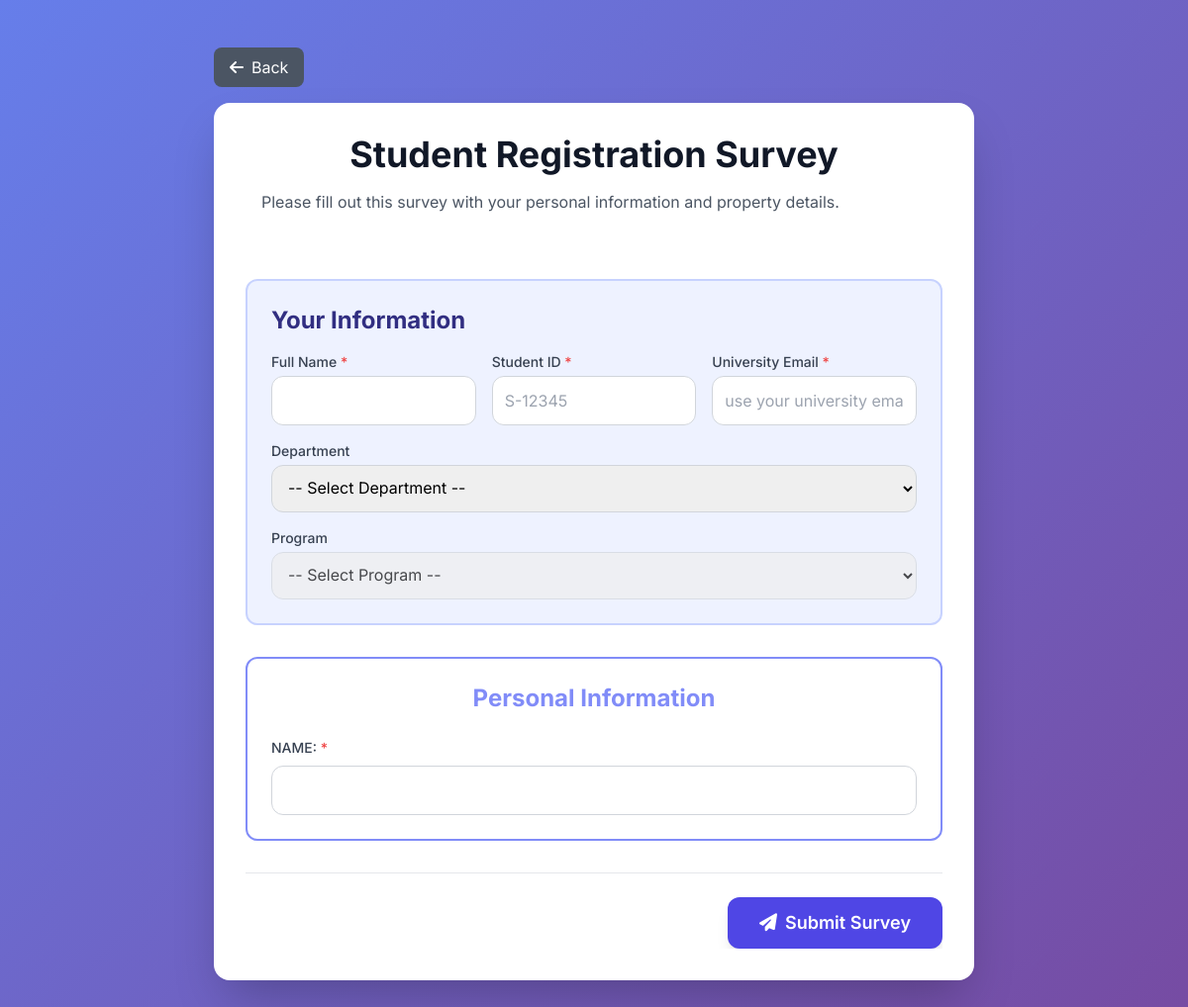
The page /survey/SURV-B34291B1/ on the database its author committed.
### core/models.py (models this page shows, shortened)
class Survey(models.Model):
    STATUS_CHOICES = [
        ("draft", "Draft"),
        ("active", "Active"),
        ("closed", "Closed"),
    ]
    RECIPIENT_CHOICES = [
        ("students", "Students Only"),
        ("owners", "Property Owners Only"),
        ("both", "Both Students & Owners"),
    ]
    EMAIL_VALIDATION_CHOICES = [
        ("none", "No Validation"),
        ("gmail", "Gmail Only"),
        ("university", "University Email Only"),
        ("both", "Gmail or University Email"),
    ]
    school = models.ForeignKey(School, on_delete=models.CASCADE, related_name="surveys")
    title = models.CharField(max_length=200)
    description = models.TextField(blank=True)
    category = models.CharField(
        max_length=100, blank=True, default="Student Registration"
    )
    status = models.CharField(max_length=20, choices=STATUS_CHOICES, default="draft")
    recipient_type = models.CharField(
        max_length=20,
        choices=RECIPIENT_CHOICES,
        default="students",
        help_text="Who should receive this survey"
    )
    unique_code = models.CharField(
        max_length=50, unique=True, help_text="Unique code for survey link"
    )
    email_validation = models.CharField(
        max_length=20,
        choices=EMAIL_VALIDATION_CHOICES,
        default="both",
        help_text="Email validation requirement for student emails",
    )
    require_property_info = models.BooleanField(
        default=True,
        help_text="Require students to provide property owner email/property information",
    )
    created_by = models.ForeignKey(
        User, on_delete=models.SET_NULL, null=True, related_name="created_surveys"
    )
    created_at = models.DateTimeField(auto_now_add=True)
    updated_at = models.DateTimeField(auto_now=True)
    class Meta:
        ordering = ["-created_at"]

class SurveySection(models.Model):
    survey = models.ForeignKey(
        Survey, on_delete=models.CASCADE, related_name="sections"
    )
    title = models.CharField(max_length=200)
    order = models.PositiveIntegerField(default=0)
    color = models.CharField(
        max_length=7, default="#818cf8", help_text="Hex color code for section styling"
    )
    created_at = models.DateTimeField(auto_now_add=True)
    class Meta:
        ordering = ["order", "id"]

class SurveyQuestion(models.Model):
    QUESTION_TYPE_CHOICES = [
        ("text_short", "Text (Short Answer)"),
        ("text_long", "Paragraph (Long Answer)"),
        ("multiple_choice", "Multiple Choice (Single Select)"),
        ("checkbox", "Select Multiple (Checkboxes)"),
        ("rating", "Rating (1-5 Stars)"),
        ("date", "Date Picker"),
    ]
    section = models.ForeignKey(
        SurveySection, on_delete=models.CASCADE, related_name="questions"
    )
    text = models.TextField()
    question_type = models.CharField(
        max_length=20, choices=QUESTION_TYPE_CHOICES, default="text_short"
    )
    options = models.JSONField(
        default=list,
        blank=True,
        help_text="Options for multiple choice/checkbox questions",
    )
    is_required = models.BooleanField(default=True)
    order = models.PositiveIntegerField(default=0)
    created_at = models.DateTimeField(auto_now_add=True)
    class Meta:
        ordering = ["order", "id"]

### admin_panel/views.py (the view, shortened to what this page needs)
# urls.py: path('survey/<str:unique_code>/', survey_take, name='survey_take'),
def survey_take(request, unique_code):
    survey = get_object_or_404(Survey, unique_code=unique_code, status='active')
    sections = survey.sections.all().prefetch_related('questions').order_by('order')
    survey_messages = []
    sections = survey.sections.all().prefetch_related('questions')
    departments = Department.objects.filter(school=survey.school, is_active=True).order_by('name')
    programs = Program.objects.filter(department__school=survey.school, is_active=True).select_related('department').order_by('name')
    context = {
        'survey': survey,
        'sections': sections,
        'survey_messages': survey_messages,
        'departments': departments,
        'programs': programs,
    }
    return render(request, 'admin_panel/survey_take.html', context)

### templates/admin_panel/survey_take.html (shortened to what this page needs)
<!DOCTYPE html>
<html lang="en">
<head>
    <script src="https://cdn.tailwindcss.com"></script>
    <link rel="stylesheet" href="https://cdnjs.cloudflare.com/ajax/libs/font-awesome/6.4.0/css/all.min.css" />
</head>
<body>
<div class="survey-container">
    <div class="mb-4">
        <button onclick="window.history.back();" class="px-4 py-2 bg-gray-600 text-white rounded-lg hover:bg-gray-700 transition flex items-center gap-2">
            <i class="fas fa-arrow-left"></i>Back
        </button>
    </div>
    <div class="bg-white p-8 rounded-2xl shadow-2xl overflow-x-hidden" style="max-width: 100%; box-sizing: border-box;">
        <header class="mb-8 text-center overflow-x-hidden">
            <h1 class="text-4xl font-bold text-gray-900 mb-2 break-words" style="word-break: break-word; overflow-wrap: break-word; max-width: 100%;">{{ survey.title }}</h1>
            <p class="text-gray-600 break-words text-left px-4 mt-4" style="word-break: break-word; overflow-wrap: break-word; max-width: 100%; white-space: normal; line-height: 1.6; overflow-x: hidden;">{{ survey.description }}</p>
        </header>
        <form method="post" class="space-y-8 overflow-x-hidden">
            <div class="bg-indigo-50 p-6 rounded-xl border-2 border-indigo-200 overflow-x-hidden" style="max-width: 100%; box-sizing: border-box;">
                <h2 class="text-2xl font-bold text-indigo-900 mb-4 break-words" style="word-break: break-word; overflow-wrap: break-word; max-width: 100%;">Your Information</h2>
                <div class="space-y-4 overflow-x-hidden">
                    <div class="grid grid-cols-1 md:grid-cols-3 gap-4">
                        <div>
                            <label class="block text-sm font-medium text-gray-700 mb-1">Full Name <span class="text-red-500">*</span></label>
                            <input type="text" name="student_name" required
                                   class="w-full p-3 border border-gray-300 rounded-xl focus:ring-indigo-500 focus:border-indigo-500">
                        </div>
                        <div>
                            <label class="block text-sm font-medium text-gray-700 mb-1">Student ID <span class="text-red-500">*</span></label>
                            <input type="text" name="student_id" required
                                   class="w-full p-3 border border-gray-300 rounded-xl focus:ring-indigo-500 focus:border-indigo-500"
                                   placeholder="S-12345">
                        </div>
                        <div>
                            <label class="block text-sm font-medium text-gray-700 mb-1">University Email <span class="text-red-500">*</span></label>
                            <input type="email" name="student_email" required
                                   class="w-full p-3 border border-gray-300 rounded-xl focus:ring-indigo-500 focus:border-indigo-500"
                                   placeholder="use your university email (e.g., name@university.edu)">
                        </div>
                    </div>
                    <div>
                        <label class="block text-sm font-medium text-gray-700 mb-1">Department</label>
                        <select name="department" id="department-select" class="w-full p-3 border border-gray-300 rounded-xl">
                            <option value="">-- Select Department --</option>
                        </select>
                    </div>
                    <div>
                        <label class="block text-sm font-medium text-gray-700 mb-1">Program</label>
                        <select name="program" id="program-select" class="w-full p-3 border border-gray-300 rounded-xl">
                            <option value="">-- Select Program --</option>
                        </select>
                    </div>
                </div>
            </div>
            {% for section in sections %}
            <div class="bg-white p-6 rounded-xl border-2 mx-auto overflow-x-hidden" style="border-color: {{ section.color|default:'#818cf8' }}; max-width: 100%; box-sizing: border-box;">
                <h2 class="text-2xl font-bold mb-6 text-center break-words" style="color: {{ section.color|default:'#818cf8' }}; word-break: break-word; overflow-wrap: break-word; max-width: 100%;">{{ section.title }}</h2>
                <div class="space-y-6">
                    {% for question in section.questions.all %}
                    <div class="question-item overflow-x-hidden">
                        <label class="block text-sm font-medium text-gray-700 mb-2 break-words" style="word-break: break-word; overflow-wrap: break-word; max-width: 100%;">
                            {{ question.text }}
                            {% if question.is_required %}<span class="text-red-500">*</span>{% endif %}
                        </label>
                        {% if question.question_type == 'text_short' %}
                            <input type="text" name="question_{{ question.id }}" {% if question.is_required %}required{% endif %}
                                   class="w-full p-3 border border-gray-300 rounded-xl focus:ring-indigo-500 focus:border-indigo-500">
                        {% elif question.question_type == 'text_long' %}
                            <textarea name="question_{{ question.id }}" rows="4" {% if question.is_required %}required{% endif %}
                                      class="w-full p-3 border border-gray-300 rounded-xl focus:ring-indigo-500 focus:border-indigo-500"></textarea>
                        {% elif question.question_type == 'date' %}
                            <input type="date" name="question_{{ question.id }}" {% if question.is_required %}required{% endif %}
                                   class="w-full p-3 border border-gray-300 rounded-xl focus:ring-indigo-500 focus:border-indigo-500">
                        {% endif %}
                    </div>
                    {% endfor %}
                </div>
            </div>
            {% endfor %}
            <div class="flex justify-end space-x-4 pt-6 border-t">
                <button type="submit" class="px-8 py-3 bg-indigo-600 text-white font-semibold rounded-xl hover:bg-indigo-700 transition shadow-lg text-lg">
                    <i class="fas fa-paper-plane mr-2"></i>Submit Survey
                </button>
            </div>
        </form>
    </div>
</div>
</body>
</html>

### templates/admin_panel/survey_take.html (style rules this page uses)
body { font-family: 'Inter', sans-serif; background: linear-gradient(135deg, #667eea 0%, #764ba2 100%); min-height: 100vh; margin: 0; padding: 0; }
.survey-container { max-width: 800px; margin: 2rem auto; padding: 1rem; }

### rows shown on the page
Survey: title "Student Registration Survey", description "Please fill out this survey with your personal information and property details."
SurveySection: title "Personal Information"
SurveyQuestion: text "NAME:"
